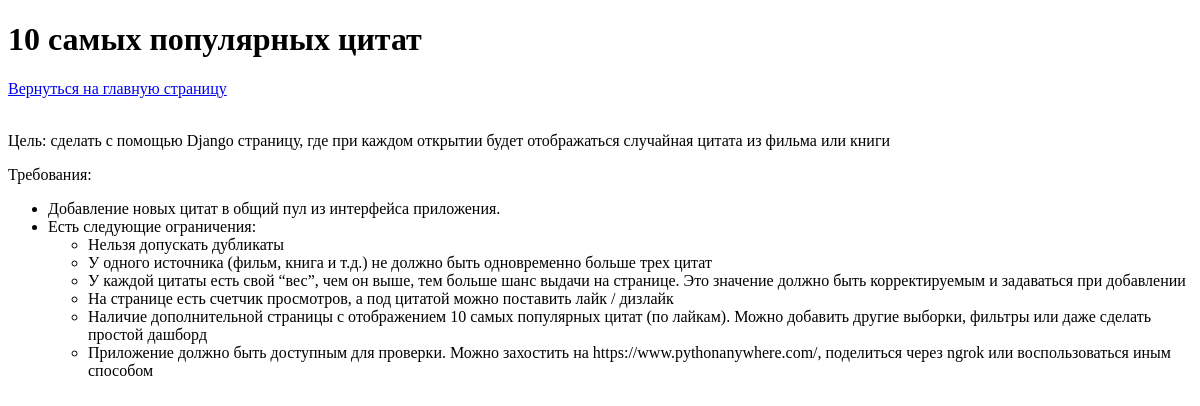
Before: /popular-quotes/ with the older database file.
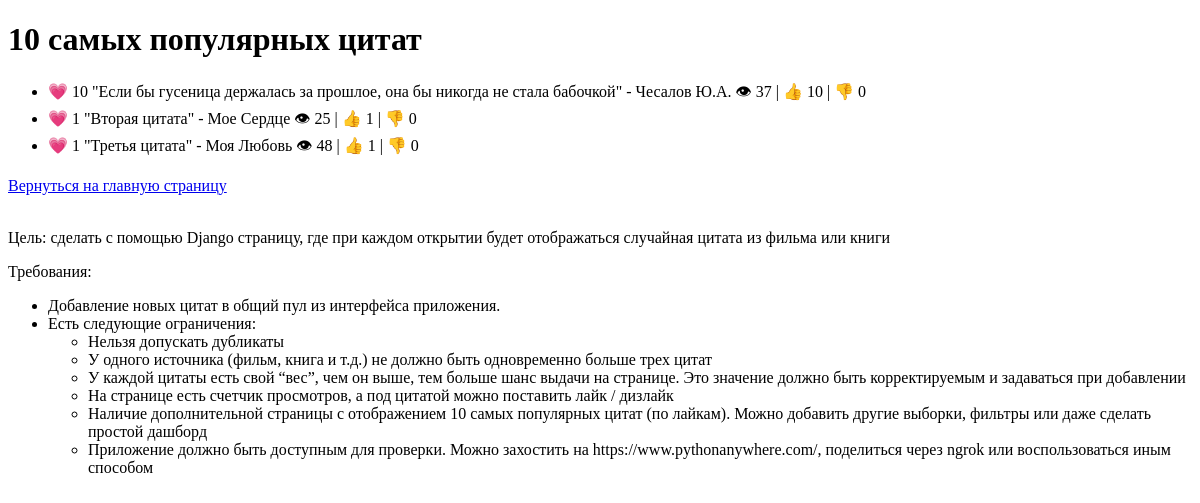
After: the same page with the newer database file.
### shopapp/models.py (models this page shows, shortened)
class Quote(models.Model):
    text = models.TextField(unique=True)  # Уникальное поле для предотвращения дубликатов
    source = models.ForeignKey('Source', on_delete=models.CASCADE) # Источник
    weight = models.IntegerField(default=1)  # Вес цитаты
    impressions = models.IntegerField(default=0)  # Количество показов
    likes = models.IntegerField(default=0)  # Количество лайков
    dislikes = models.IntegerField(default=0)  # Количество дизлайков
    @property
    def popularity(self):
        return self.likes - self.dislikes

class Source(models.Model):
    name = models.CharField(max_length=255)

### shopapp/views.py (the view)
# urls.py: path('popular-quotes/', views.popular_quotes, name='popular_quotes'),
def popular_quotes(request):
    quotes = Quote.objects.all()
    quotes = sorted(quotes, key=lambda q: q.popularity, reverse=True)
    quotes = [q for q in quotes if q.popularity > 0][:10]
    return render(request, 'shopapp/popular_quotes.html', {'quotes': quotes})

### shopapp/templates/shopapp/popular_quotes.html (shortened to what this page needs)
<!DOCTYPE html>
<html>
<head>
</head>
<body>
    <h1>10 самых популярных цитат</h1>
    <ul>
        {% for quote in quotes %}
            <li>&#128151 {{ quote.popularity }} "{{ quote.text }}" - {{ quote.source.name }} &#128065 {{ quote.impressions}} | &#128077 {{ quote.likes }} | &#128078 {{ quote.dislikes }}</li>
        {% endfor %}
    </ul>
    <a href="{% url 'index' %}">Вернуться на главную страницу</a>
    {% include 'footer.html' %}
</body>
</html>

Changed rows visible on the page:
added Quote: popularity "10", text "Если бы гусеница держалась за прошлое, она бы никогда не стала бабочкой", source.name "Чесалов Ю.А.", impressions "37", likes "10", dislikes "0"
added Quote: popularity "1", text "Вторая цитата", source.name "Мое Сердце", impressions "25", likes "1", dislikes "0"
added Quote: popularity "1", text "Третья цитата", source.name "Моя Любовь", impressions "48", likes "1", dislikes "0"
